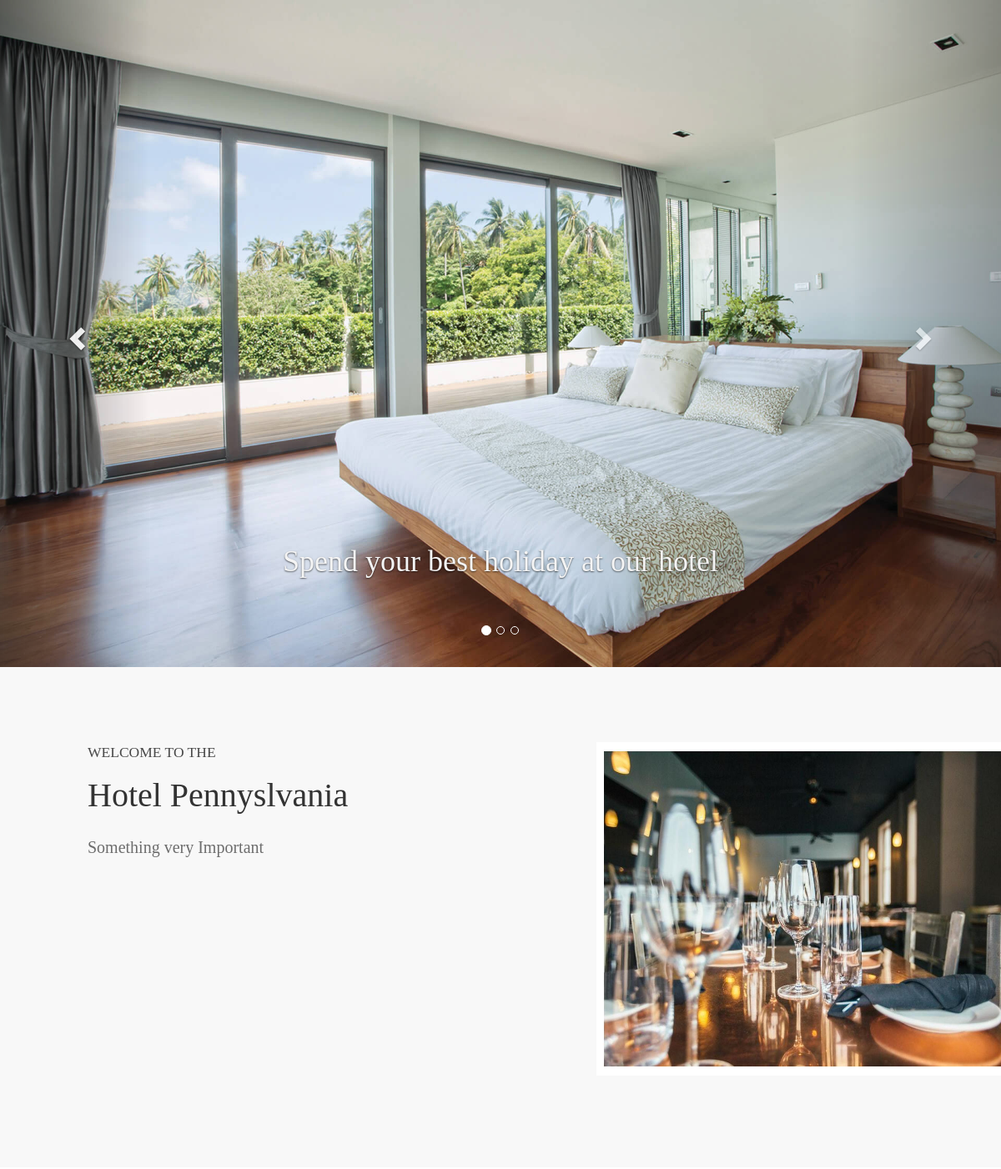
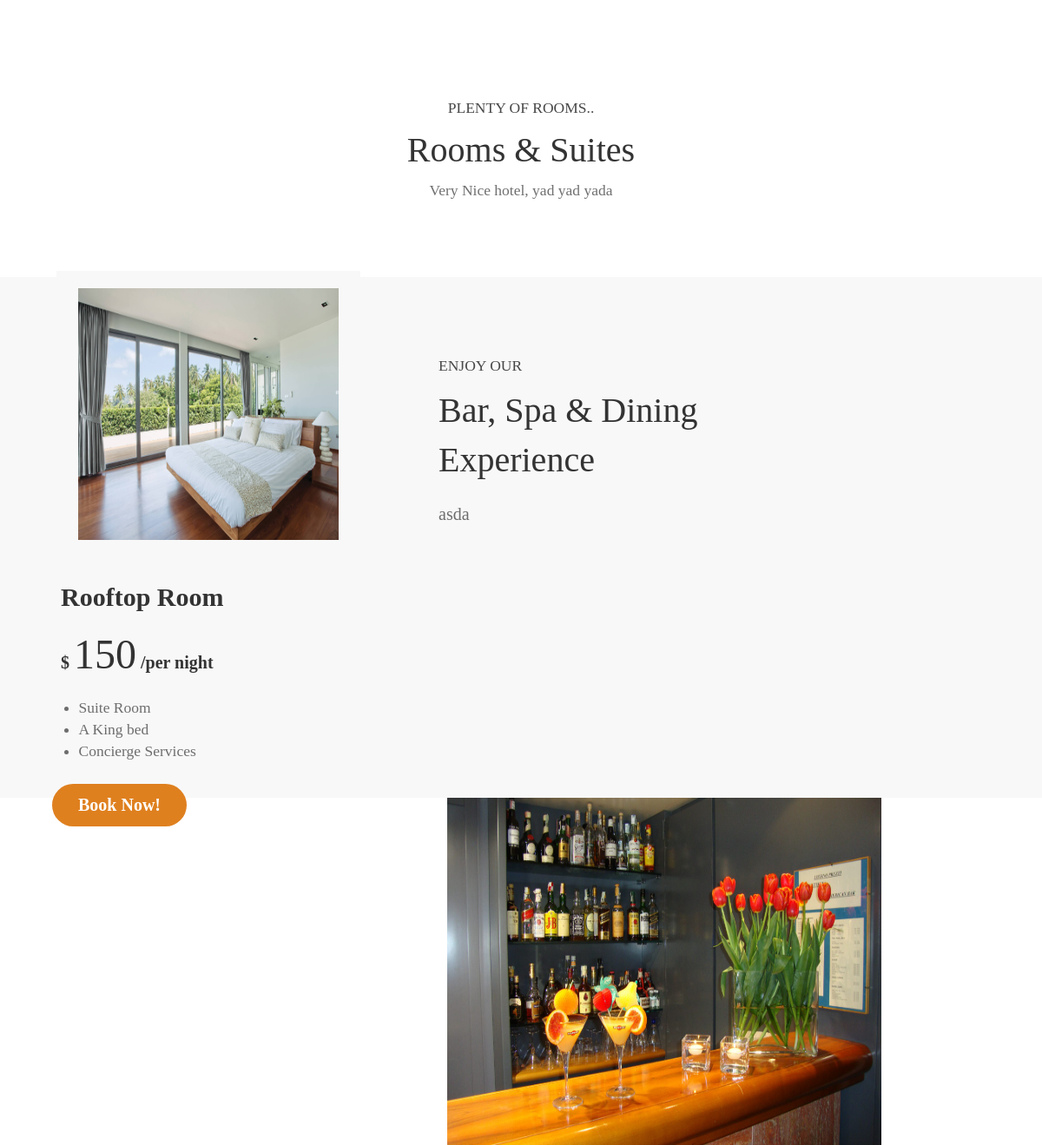
Page /hotel.php?HotelID=1 on the committed database (2 pictures, top to bottom).
### tables this page shows
CREATE TABLE `images` (
  `ImageID` int(11) NOT NULL,
  `Image1` text NOT NULL,
  `Image2` text NOT NULL,
  `Image3` text NOT NULL,
  `Image4` text NOT NULL,
  `Image5` text NOT NULL
);

CREATE TABLE `hotels` (
  `HotelID` int(11) NOT NULL,
  `HotelName` varchar(255) NOT NULL,
  `HotelRating` double NOT NULL,
  `HotelDescription1` text NOT NULL,
  `HotelDescription2` text NOT NULL,
  `HotelDescription3` text NOT NULL,
  `HotelMotto` text NOT NULL,
  `ApproximatePrice` int(11) NOT NULL,
  `ImageID` int(11) NOT NULL,
  `CityID` int(11) NOT NULL,
  `Email` varchar(255) NOT NULL,
  `PhoneNumber` int(11) NOT NULL,
  `HotelStatus` varchar(255) NOT NULL,
  `HotelTags` text NOT NULL,
  `CommentCount` int(11) NOT NULL
);

CREATE TABLE `rooms` (
  `RoomID` int(11) NOT NULL,
  `RoomName` varchar(255) NOT NULL,
  `Type` varchar(255) NOT NULL,
  `Description` text NOT NULL,
  `View` varchar(255) NOT NULL,
  `Floor` smallint(6) NOT NULL,
  `NbOfBeds` tinyint(4) NOT NULL,
  `SizeOfBeds` varchar(255) NOT NULL,
  `Price` smallint(6) NOT NULL,
  `ImageID` int(11) NOT NULL,
  `HotelID` int(11) NOT NULL
);

### hotel.php (the view, shortened to what this page needs)
<?php include 'includes/db.php' ?>
<html>
<head>
  <link rel="stylesheet" href="bootstrap-3.3.7-dist/css/bootstrap.min.css" type="text/css">
  <link href="hotelprofiles.css" type="text/css" rel="stylesheet">
</head>
<body>
  <?php
  $HotelID = $_GET['HotelID'];
  $query = "SELECT * FROM Hotels WHERE HotelID= {$HotelID}";
  $exec = mysqli_query($connection, $query);
  while($row = mysqli_fetch_assoc($exec)){
    $hotelName= $row['HotelName'];
    $hotelDes1= $row['HotelDescription1'];
    $hotelDes2= $row['HotelDescription2'];
    $hotelDes3= $row['HotelDescription3'];
    $hotelImages= $row['ImageID'];
  }
  $selectImages = "SELECT * FROM Images WHERE ImageID = {$hotelImages}";
  $getImages = mysqli_query($connection, $selectImages);
  $tuple = mysqli_fetch_assoc($getImages);
  $PrimaryImage = $tuple['Image1'];
  $FourthImage = $tuple['Image4'];
  $FifthImage = $tuple['Image5'];
   ?>
  <div class="container-fluid">
    <div class="row">
    <div id="myCarousel" class="carousel slide" data-ride="carousel">
    <ol class="carousel-indicators">
      <li data-target="#myCarousel" data-slide-to="0" class="active"></li>
      <li data-target="#myCarousel" data-slide-to="1"></li>
      <li data-target="#myCarousel" data-slide-to="2"></li>
    </ol>
    <div class="carousel-inner">
      <div class="item active">
        <img src="img/<?php echo $PrimaryImage ?>" alt="w">
        <div class="carousel-caption">
          <div class = "text-box">
            <h1> Spend your best holiday at our hotel <br><br><br><br><br><br></h1>
          </div>
        </div>
        </div>
    </div>
    <a class="left carousel-control" href="#myCarousel" data-slide="prev">
      <span class="glyphicon glyphicon-chevron-left"></span>
    </a>
    <a class="right carousel-control" href="#myCarousel" data-slide="next">
      <span class="glyphicon glyphicon-chevron-right"></span>
    </a>
  </div>
  </div>
  </div>
<div class="container-fluid">
<div class="row">
  <div class="col-lg-6">
<div class = "greyBg">
  <div class="title1">
    WELCOME TO THE
  </div>
  <div class="regTitle">
    <?php echo $hotelName ?>
  </div>
  <div class="hotelDesc">
    <?php echo $hotelDes1 ?>
  </div>
    </div>
    </div>
  <div class = "greyBg">
  <div class="col-lg-6">
  <img class="hotelImg" src="img/<?php echo $FourthImage ?>" alt="hotel">
</div>
</div>
</div>
</div>
  <br><br><br><br>
  <div class="container-fluid">
    <div class="titleI"> PLENTY OF ROOMS..</div>
    <div class="titleII"> Rooms & Suites </div>
    <div class="roomsDesc">
      <?php echo $hotelDes2 ?>
    </div>
  </div>
  <div class="container-fluid">
    <div class="row">
<?php
 $selectRooms = "SELECT * FROM Rooms WHERE HotelID={$HotelID}";
 $getRooms = mysqli_query($connection, $selectRooms);
 $i=0;
 while($i<3 && $info = mysqli_fetch_assoc($getRooms)){
   $i++;
   $roomID = $info['RoomID'];
   $roomImage = $info['ImageID'];
   $roomName = $info['RoomName'];
   $roomType = $info['Type'];
   $roomPrice = $info['Price'];
   $SizeOfBeds = $info['SizeOfBeds'];
 ?>
      <div class="col-lg-4">
        <div class="greyBg2">
          <?php
            $SelectRoomImages = "SELECT * FROM Images WHERE ImageID = '{$roomImage}'";
            $GetRoomImages = mysqli_query($connection, $SelectRoomImages);
            while($data = mysqli_fetch_assoc($GetRoomImages)){
              $Pimage = $data['Image1'];
           ?>
        <img class="roomImages" src="img/<?php echo $Pimage ?>">
      <?php } ?>
      </div>
      <div class="roomTitle"> <?php echo $roomName ?> </div>
      <div class="roomPrice">
      <b>$</b> <font size="40px" face="yeseva-one"><?php echo $roomPrice ?></font> <b>/per night</b>
    </div>
    <ul>
      <li><?php echo $roomType ?> Room</li>
      <li>A <?php echo $SizeOfBeds ?> bed</li>
      <li>Concierge Services</li>
    </ul>
      <a href="room.php?RoomID=<?php echo $roomID ?>" style="text-decoration:none;" class="buttonHotel1"> Book Now! </a>
      </div>
    <?php } ?>
<br><br>
<div class="container-fluid">
<div class="row">
  <div class="col-lg-6">
<div class = "greyBg">
  <div class="title1">
    ENJOY OUR
  </div>
  <div class="regTitle">
    Bar, Spa & Dining Experience
  </div>
  <div class="amenitiesDesc">
  <?php echo $hotelDes3 ?>
  </div>
</div>
</div>
<div class = "greyBg">
<div class="col-lg-6">
<img class="hotelImg" src="img/<?php echo $FifthImage ?>" alt="hotel">
</div>
</div>
</div>
</div>
</body>
</html>

### hotelprofiles.css (style rules this page uses)
html { font-size: 62.5%; }
body { font-size: inherit; font-family: hind-reg; font-size:2rem; }
h1,h2,h3 { font-family: "Yeseva One", cursive; }
.text-box { position: absolute; top: 75%; left: 50%; transform: translate(-50%, -50%); width: 100%; text-align: center; color: #f4f4f4; }
.buttonHotel1 { background-color: #df801f; border: none; color: white; padding: 10px; padding-right: 30px; padding-left: 30px; text-align: center; text-decoration: none; display: inline-block; font-size: 20px; font-weight: bold; margin-top:1.5rem; margin-left: 4.5rem; margin-bottom: 1.5rem; border-radius: 50px; }
.greyBg { background-color: #F8F8F8; padding-top: 9rem; height: 600px; width: 100%; }
.title1 { font-family: hind-reg; margin-left: 90px; font-size: 1.75rem; color: #484848; }
.regTitle { font-family: yeseva-one; font-size: 4rem; margin-left: 90px; margin-top: 10px; }
.hotelDesc { font-family: hind-reg; font-size: 2rem; opacity: 0.7; margin-left: 90px; margin-top: 20px; }
.hotelImg { width: 500px; height: 400px; float: left; margin-left: 100px; }
.titleI { font-family: hind-reg; text-align: center; font-size: 1.75rem; color: #484848; }
.titleII { font-family: yeseva-one; font-size: 4rem; text-align: center; margin-top: 0.625rem; }
.roomsDesc { font-family: hind-reg; text-align: center; opacity: 0.7; font-size: 1.75rem; margin-left: 25rem; margin-right: 25rem; margin-top: 0.625rem; margin-bottom: 3rem; }
.roomImages { height: 29rem; width: 30rem; margin-left: 2.5rem; margin-bottom: 4rem; margin-top: 2rem; }
.greyBg2 { background-color: #F8F8F8; height: 33rem; width: 35rem; margin-top: 5rem; margin-left: 5rem; margin-bottom: 2.5rem; }
.roomTitle { font-family: hind-reg; font-size: 3rem; margin-left: 5.5rem; margin-top: 1rem; font-weight:bold; }
.roomPrice { margin-left: 5.5rem; margin-top: 1rem; }
ul { opacity: 0.7; font-size: 1.75rem; margin-left: 3.55rem; margin-top: 1.5rem; }
.amenitiesDesc { font-family: hind-reg; font-size: 2rem; opacity: 0.7; margin-left: 90px; margin-top: 20px; }

### rows in the picture
images: Image1 (picture), Image4 (picture), Image5 (picture)
hotels: HotelName "Hotel Pennyslvania", HotelDescription1 "Something very Important", HotelDescription2 "Very Nice hotel, yad yad yada", HotelDescription3 "asda"
rooms: RoomName "Rooftop Room", Price "150", Type "Suite", SizeOfBeds "King"
